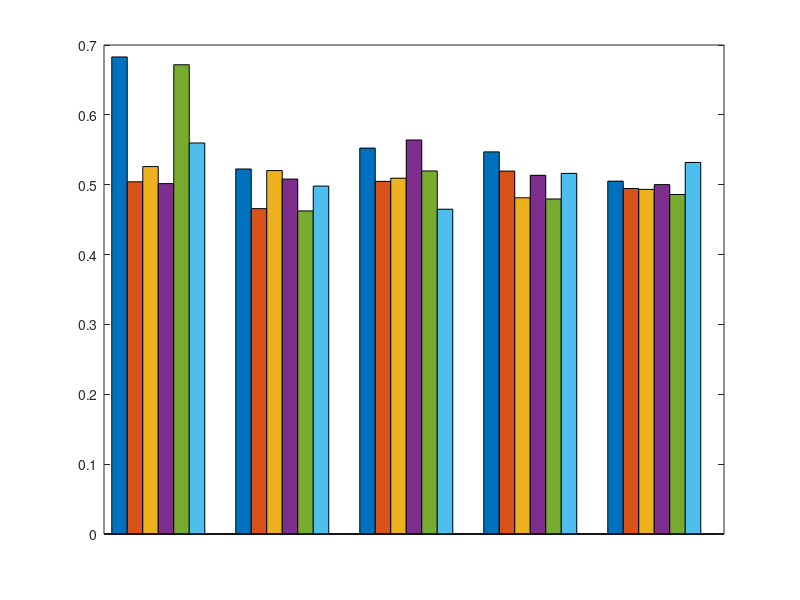

MATLAB code for this plot: (Note: this script raises an error after producing the figure.)
clear


load('./DREAM4_result/knockdowns.mat')
% load('./dream3_ko.mat')

infMethods = ["BCS" "LSCON" "lasso" "svmc" "Zscore" "GENIE3"]; 

auroc_mat = [test_result.auroc_bcs' test_result.auroc_baseline ];
f1_mat = [test_result.f1_bcs' test_result.f1_baseline ];
aupr_mat = [test_result.aupr_bcs' test_result.aupr_baseline ];


x = 1:8:35;
xtick_num = x;

% colors = ["#0072BD", "#D95319", "#EDB120", "#7E2F8E", "#77AC30", "#4DBEEE", "#A2142F"];
% colors(1, 5)

for i=0:5
    if i ~= 0
        xtick_num = [xtick_num x+i];
    end
    bar(x+i, auroc_mat(:, i+1), 'BarWidth', 0.125)% 'FaceColor', colors(i+1))
    hold on
end

set(gca, 'XTick', []);
set(gca, 'XTickLabel', []);

legend(["BiGSM" "LSCON" "LASSO" "SVM" "Zscore" "GENIE3"], FontSize=15)

network = ["Ecoli1" "Ecoli2" "Yeast1" "Yeast2" "Yeast3"];
% network = ["Net1" "Net2" "Net3" "Net4" "Net5"];
for j=1:5
    text(8*j-6, -0.03, network(j), FontSize=18)
end


% xtick_num = sort(xtick_num);
% methods_list = [infMethods infMethods infMethods infMethods infMethods];
% xticks(xtick_num);
% xticklabels(methods_list)

figure_width = 1500;  % Specify the width in pixels
figure_height = 800; % Specify the height in pixels
set(gcf, 'Position', [100, 100, figure_width, figure_height]);
ax = gca; % Get current axis
set(ax.YAxis, 'FontSize', 18);
ylabel(" AUROC ", FontSize=18)
% title("DREAM3 insilico size 50 knockouts, AUPR", FontSize=16)

saveas(gcf, './dream4_result/knockdowns1.png')
